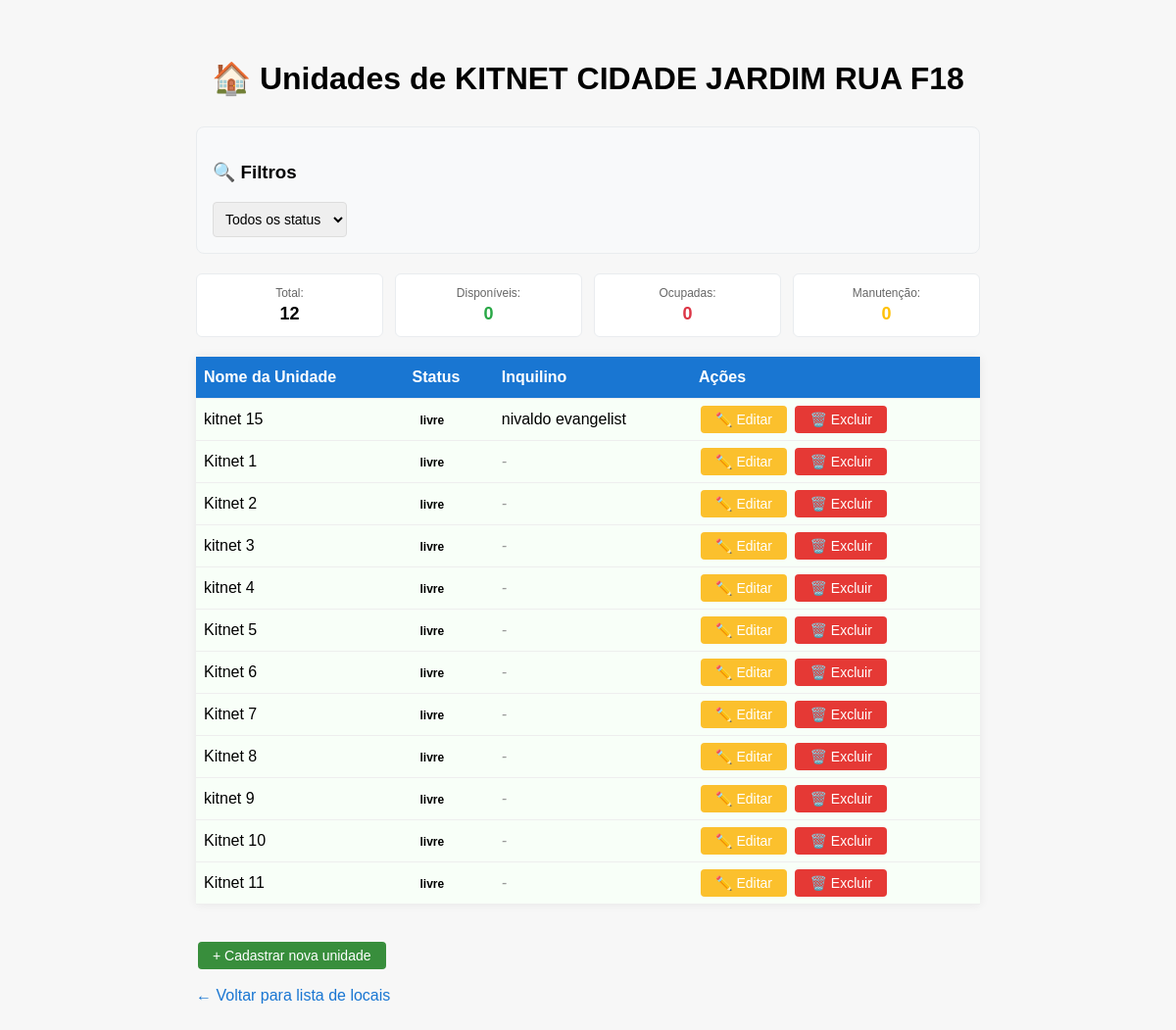
The app's page /unidades/1, older data.
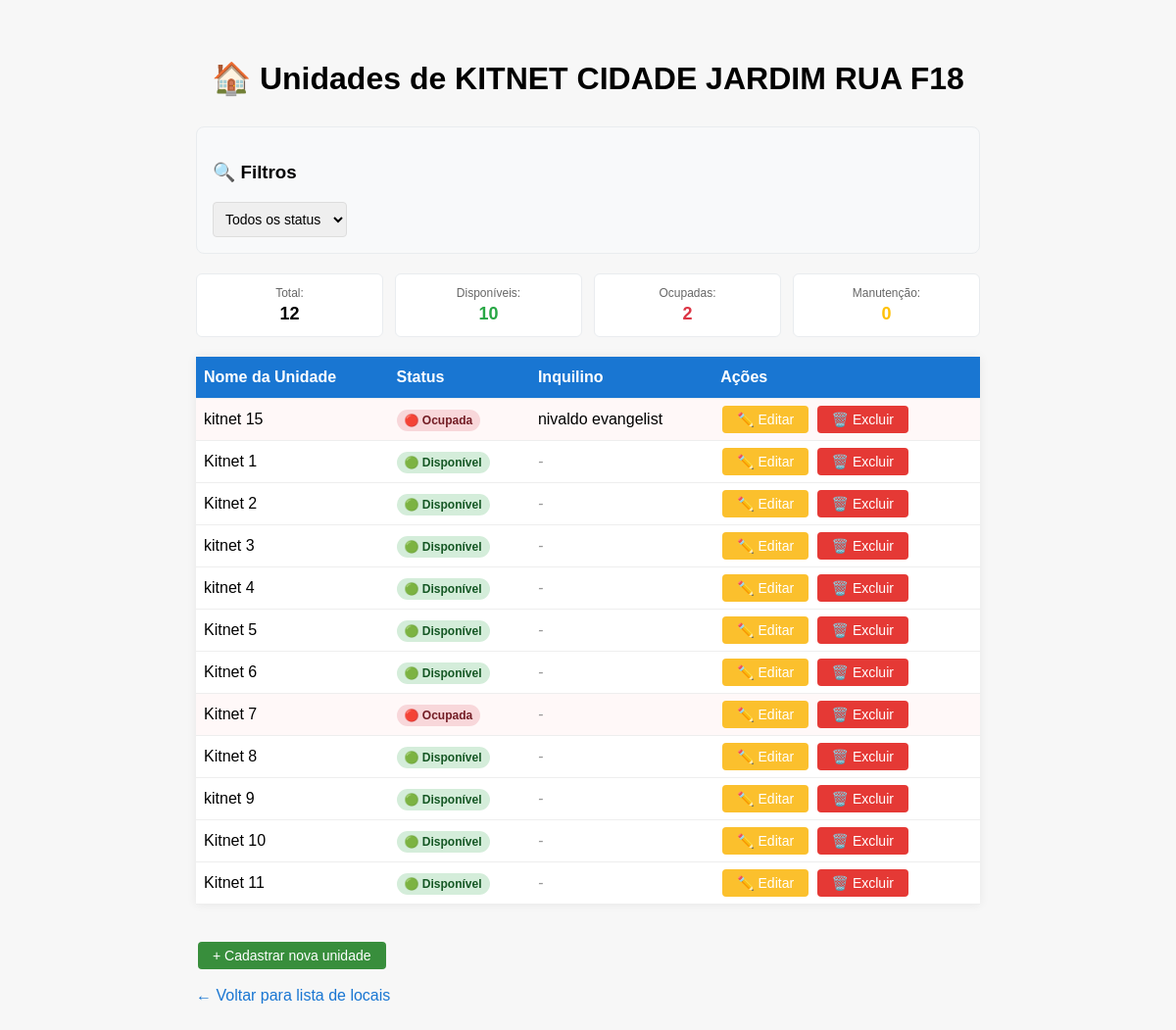
The same page, newer data.
### app/models.py (models this page shows, shortened)
class Unidade(db.Model):
    id = db.Column(db.Integer, primary_key=True)
    nome = db.Column(db.String(120), nullable=False)
    local_id = db.Column(db.Integer, db.ForeignKey('local.id'), nullable=False)
    status = db.Column(db.String(20), nullable=False, default='disponivel')  # disponivel, ocupada, manutencao
    inquilinos = db.relationship('Inquilino', backref='unidade', lazy=True)
    contratos = db.relationship('Contrato', backref='unidade', lazy=True)

class Inquilino(db.Model):
    id = db.Column(db.Integer, primary_key=True)
    nome = db.Column(db.String(120), nullable=False)
    cpf = db.Column(db.String(14), unique=True, nullable=False)
    data_nascimento = db.Column(db.Date, nullable=False)
    idade = db.Column(db.Integer, nullable=True)  # Calculada automaticamente
    endereco = db.Column(db.String(200), nullable=False)
    cep = db.Column(db.String(9), nullable=False)
    telefone = db.Column(db.String(20), nullable=False)
    email = db.Column(db.String(120), nullable=True)
    unidade_id = db.Column(db.Integer, db.ForeignKey('unidade.id'), nullable=False)
    username = db.Column(db.String(50), unique=True, nullable=True)
    password_hash = db.Column(db.String(255), nullable=True)
    data_criacao_login = db.Column(db.DateTime, nullable=True)
    status_login = db.Column(db.String(20), nullable=False, default='inativo')  # inativo, ativo, bloqueado
    contratos = db.relationship('Contrato', backref='inquilino', lazy=True)

### app/routes.py (the view)
@app.route('/unidades/<int:local_id>')
def listar_unidades(local_id):
    local = Local.query.get_or_404(local_id)
    status_filter = request.args.get('status', '')
    query = Unidade.query.filter_by(local_id=local_id)
    if status_filter:
        query = query.filter(Unidade.status == status_filter)
    unidades = query.all()
    return render_template('unidades_por_local.html', local=local, unidades=unidades)

### app/templates/unidades_por_local.html (shortened to what this page needs)
<!DOCTYPE html>
<html lang="pt-BR">
<head>
</head>
<body>
    <h1>🏠 Unidades de {{ local.nome }}</h1>
    <div class="filtros">
        <h3>🔍 Filtros</h3>
        <form method="GET" class="filtro-form">
            <select name="status" onchange="this.form.submit()">
                <option value="">Todos os status</option>
            </select>
        </form>
    </div>
    <div class="stats">
        <div class="stat-item">
            <span class="stat-label">Total:</span>
            <span class="stat-value">{{ unidades|length }}</span>
        </div>
        <div class="stat-item">
            <span class="stat-label">Disponíveis:</span>
            <span class="stat-value livre">{{ unidades|selectattr('status', 'equalto', 'disponivel')|list|length }}</span>
        </div>
        <div class="stat-item">
            <span class="stat-label">Ocupadas:</span>
            <span class="stat-value ocupada">{{ unidades|selectattr('status', 'equalto', 'ocupada')|list|length }}</span>
        </div>
        <div class="stat-item">
            <span class="stat-label">Manutenção:</span>
            <span class="stat-value manutencao">{{ unidades|selectattr('status', 'equalto', 'manutencao')|list|length }}</span>
        </div>
    </div>
    <table>
        <thead>
            <tr>
                <th>Nome da Unidade</th>
                <th>Status</th>
                <th>Inquilino</th>
                <th>Ações</th>
            </tr>
        </thead>
        <tbody>
        {% for unidade in unidades %}
            <tr class="status-{{ unidade.status }}">
                <td>{{ unidade.nome }}</td>
                <td>
                    {% if unidade.status == 'disponivel' %}
                        <span class="status-badge livre">🟢 Disponível</span>
                    {% elif unidade.status == 'ocupada' %}
                        <span class="status-badge ocupada">🔴 Ocupada</span>
                    {% elif unidade.status == 'manutencao' %}
                        <span class="status-badge manutencao">🟡 Manutenção</span>
                    {% else %}
                        <span class="status-badge">{{ unidade.status }}</span>
                    {% endif %}
                </td>
                <td>
                    {% if unidade.inquilinos %}
                        {{ unidade.inquilinos[0].nome if unidade.inquilinos else 'N/A' }}
                    {% else %}
                        <span class="sem-inquilino">-</span>
                    {% endif %}
                </td>
                <td>
                    <a class="btn btn-editar" href="{{ url_for('editar_unidade', unidade_id=unidade.id) }}">✏️ Editar</a>
                    <a class="btn btn-excluir" href="{{ url_for('excluir_unidade', unidade_id=unidade.id) }}" onclick="return confirm('Tem certeza que deseja excluir esta unidade?');">🗑️ Excluir</a>
                </td>
            </tr>
        {% else %}
            <tr>
                <td colspan="4" style="text-align:center;">Nenhuma unidade cadastrada.</td>
            </tr>
        {% endfor %}
        </tbody>
    </table>
    <a class="btn btn-cadastrar" href="{{ url_for('cadastrar_unidade', local_id=local.id) }}">+ Cadastrar nova unidade</a>
    <a class="voltar-link" href="{{ url_for('listar_locais') }}">&larr; Voltar para lista de locais</a>
</body>
</html>

Row changes from the older to the newer data that the page shows:
changed Unidade "kitnet 15": status "livre" → (not shown); now shows "🔴 Ocupada"
changed Unidade "Kitnet 1": status "livre" → (not shown); now shows "🟢 Disponível"
changed Unidade "Kitnet 2": status "livre" → (not shown); now shows "🟢 Disponível"
changed Unidade "kitnet 3": status "livre" → (not shown); now shows "🟢 Disponível"
changed Unidade "kitnet 4": status "livre" → (not shown); now shows "🟢 Disponível"
changed Unidade "Kitnet 5": status "livre" → (not shown); now shows "🟢 Disponível"
changed Unidade "Kitnet 6": status "livre" → (not shown); now shows "🟢 Disponível"
changed Unidade "Kitnet 7": status "livre" → (not shown); now shows "🔴 Ocupada"
changed Unidade "Kitnet 8": status "livre" → (not shown); now shows "🟢 Disponível"
changed Unidade "kitnet 9": status "livre" → (not shown); now shows "🟢 Disponível"
changed Unidade "Kitnet 10": status "livre" → (not shown); now shows "🟢 Disponível"
changed Unidade "Kitnet 11": status "livre" → (not shown); now shows "🟢 Disponível"
Text that changed along with them:
{{ unidades|selectattr('status', 'equalto', 'disponivel')|list|length }}: "0" → "10"
{{ unidades|selectattr('status', 'equalto', 'ocupada')|list|length }}: "0" → "2"
